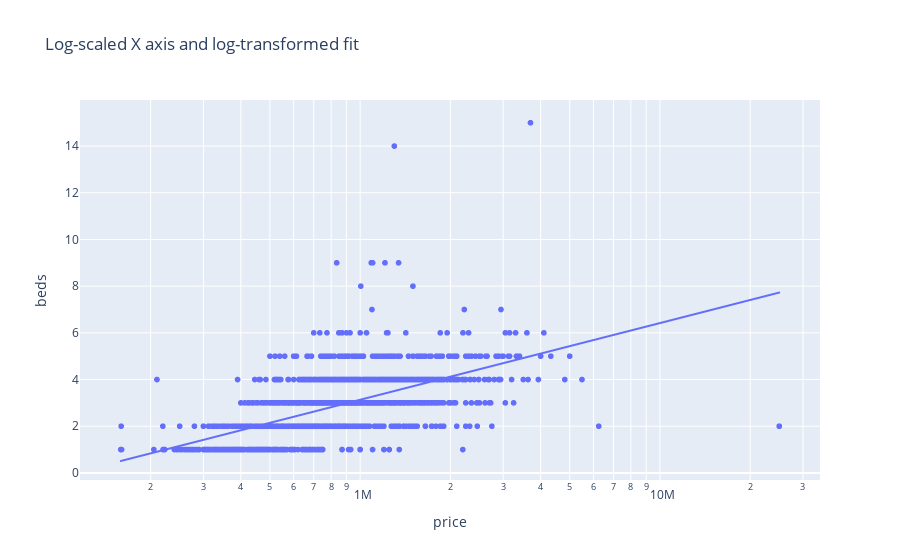

Source (notebook cell):
### Code cell
fig = px.scatter(train, x="price", y="beds", log_x=True, 
                 trendline="ols", trendline_options=dict(log_x=True),
                 title="Log-scaled X axis and log-transformed fit")
fig.show()

### Figure 1 — Plotly figure (JSON) as saved in the notebook; plotly's stock layout.template omitted (floating-point values rounded to 4 significant figures; data arrays with more than 128 entries replaced by an {"elided": "..."} marker saying what was removed)
{"data": [{"hovertemplate": "price=%{x}<br>beds=%{y}<extra></extra>", "legendgroup": "", "marker": {"color": "#636efa", "symbol": "circle"}, "mode": "markers", "name": "", "showlegend": false, "type": "scattergl", "x": {"elided": "2016 int values"}, "xaxis": "x", "y": {"elided": "2016 int values"}, "yaxis": "y"}, {"hovertemplate": "<b>OLS trendline</b><br>beds = 3.28512 * log10(price) + -16.5776<br>R<sup>2</sup>=0.342759<br><br>price=%{x}<br>beds=%{y} <b>(trend)</b><extra></extra>", "legendgroup": "", "marker": {"color": "#636efa", "symbol": "circle"}, "mode": "lines", "name": "", "showlegend": false, "type": "scattergl", "x": {"elided": "2016 int values"}, "xaxis": "x", "y": {"elided": "2016 float values"}, "yaxis": "y"}], "layout": {"legend": {"tracegroupgap": 0}, "title": {"text": "Log-scaled X axis and log-transformed fit"}, "xaxis": {"anchor": "y", "domain": [0, 1], "title": {"text": "price"}, "type": "log"}, "yaxis": {"anchor": "x", "domain": [0, 1], "title": {"text": "beds"}}}}
